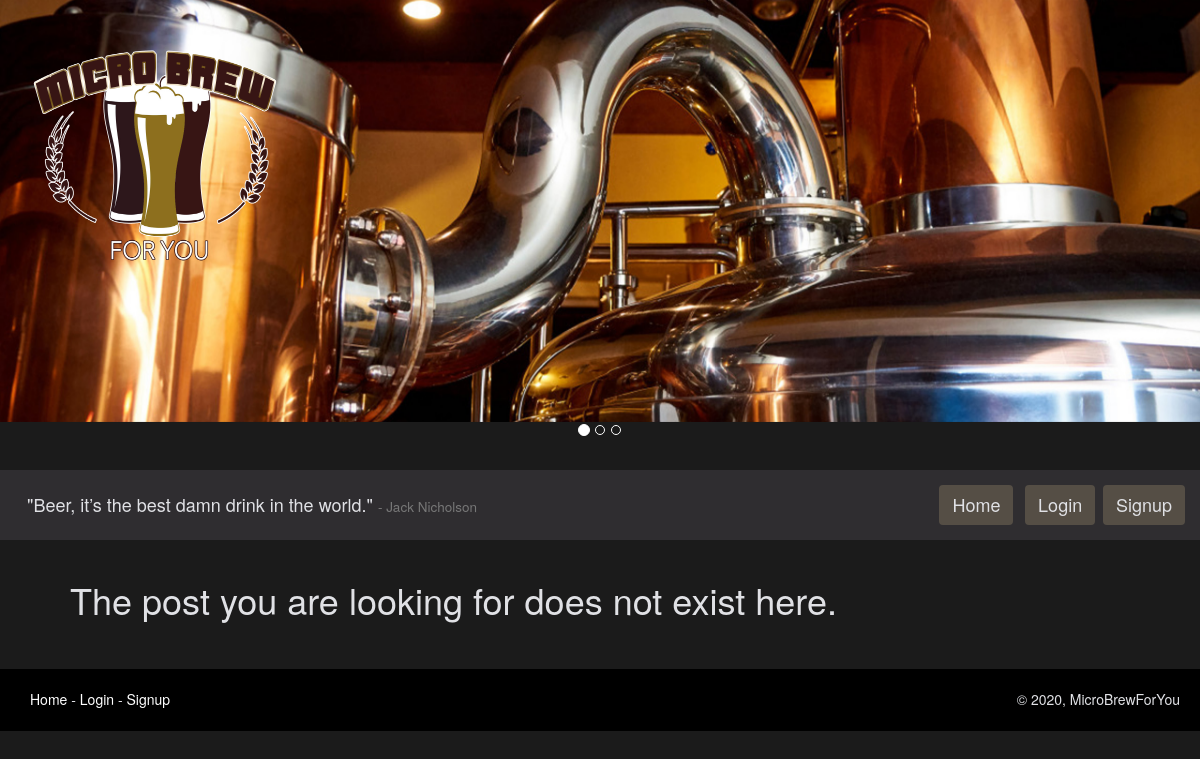
Before: /post/1/ with the older database file.
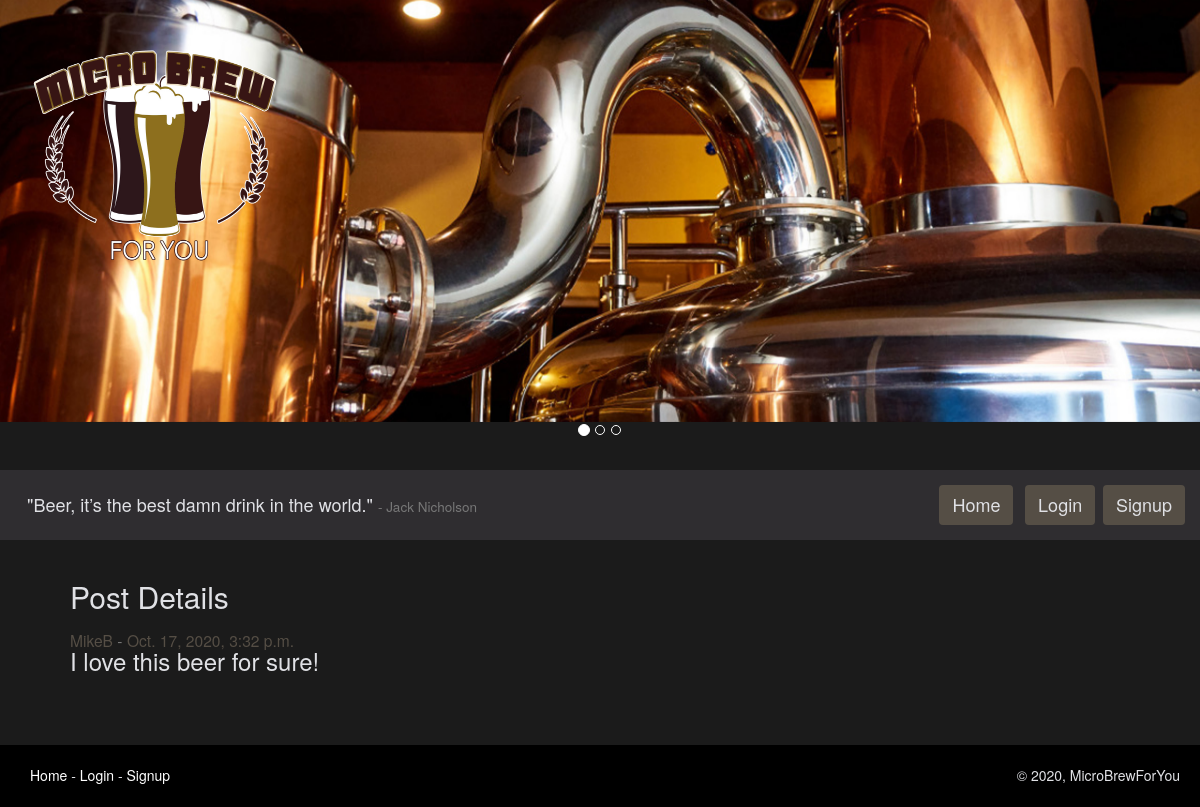
After: the same page with the newer database file.
### microbrewforyou_app/models.py (models this page shows, shortened)
class Posts(models.Model):
    author = models.ForeignKey(
        CustomUser, on_delete=models.CASCADE, related_name='author')
    body = models.TextField(max_length=280)
    postTime = models.DateTimeField(default=timezone.now)
    lastUpdated = models.DateField(auto_now=True)

class CustomUser(AbstractUser):
    bio = models.CharField(max_length=280, default='')
    user_image = models.ImageField(
        upload_to='images/', blank=True)
    users_following = models.ManyToManyField(
        "self", symmetrical=False, related_name='CustomUser')
    fav_breweries = models.ManyToManyField(
        "Breweries", symmetrical=False,
        related_name='fav_breweries', blank=True)
    fav_brewtypes = models.ManyToManyField(
        "BrewTypes", symmetrical=False,
        related_name='fav_brewtypes', blank=True)
    address = models.CharField(max_length=280)
    city = models.CharField(max_length=50)
    state = models.CharField(max_length=50)
    user_since = models.DateTimeField(default=timezone.now)
    REQUIRED_FIELDS = ['first_name', 'bio', 'address', 'city', 'state']
    def __str__(self):
        return self.username

### microbrewforyou_app/views.py (the view)
# urls.py: path('post/<int:post_id>/', post_detail_view, name="postview"),
def post_detail_view(request, post_id):
    my_post = Posts.objects.filter(id=post_id).first()
    words_quote = "Beer, it’s the best damn drink in the world."
    words_author = "Jack Nicholson"
    return render(
        request, "post_detail.html",
        {"post": my_post,
         'words_author': words_author, "words_quote": words_quote}
    )

### templates/post_detail.html (shortened to what this page needs)
{% extends 'base.html' %} {% block content %}
<br />
{% if not post %}
<h1>The post you are looking for does not exist here.</h1>
{% else %}
<h2>Post Details</h2>
<h3>
  <span class="small"
    ><a class="custom_link" href="/user/{{ post.author.id }}/"
      >{{ post.author}}</a
    >
    -
    <a class="custom_link" href="/post/{{ post.id }}/"
      >{{post.postTime}}</a
    ></span
  ><br />
  {{ post.body }}
</h3>
<br />
 {% endif %} <br /><br />{% endblock %}

Changed rows visible on the page:
added Posts: author "MikeB", postTime "Oct. 17, 2020, 3:32 p.m.", body "I love this beer for sure!"
Other visible differences:
text no longer shown: "The post you are looking for does not exist here."
text now shown: "Post Details -"
